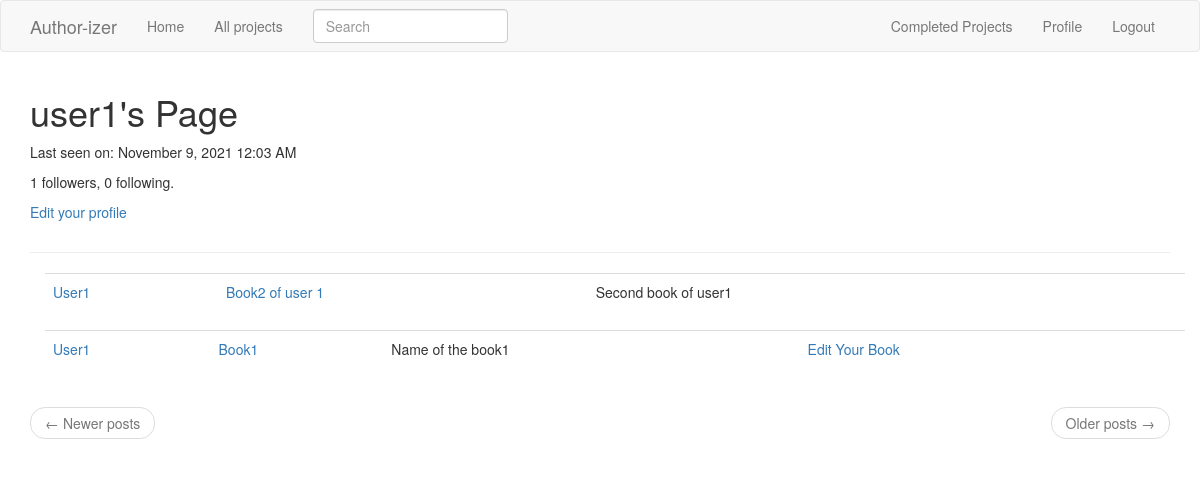
The page /user/user1 (signed in) on the database as committed earlier.
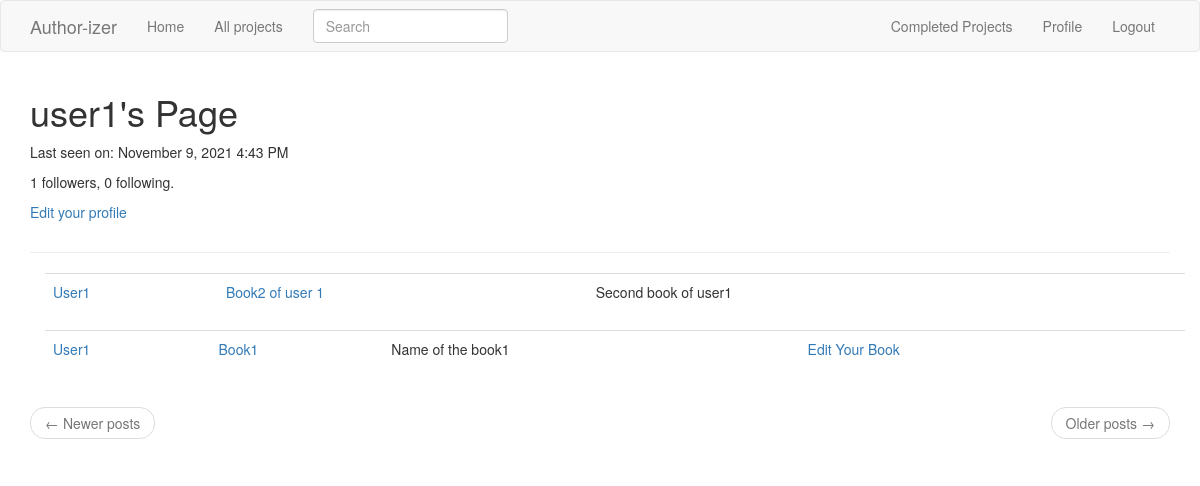
The same page on the database as committed later.
### app/models.py (models this page shows, shortened)
class User(UserMixin, db.Model):
    id = db.Column(db.Integer, primary_key=True )
    username = db.Column(db.String(64), index=True, unique=True)
    email = db.Column(db.String(120), index=True, unique=True)
    password_hash = db.Column(db.String(128))
    posts = db.relationship('Post', backref='author', lazy='dynamic')
    about_me = db.Column(db.String(140))
    last_seen = db.Column(db.DateTime, default=datetime.utcnow)
    followed = db.relationship(
        'User', secondary=followers,
        primaryjoin=(followers.c.follower_id == id),
        secondaryjoin=(followers.c.followed_id == id),
        backref=db.backref('followers', lazy='dynamic'), lazy='dynamic')

class SearchableMixin(object):
    @classmethod
    def before_commit(cls, session):
        session._changes = {
            'add': list(session.new),
            'update': list(session.dirty),
            'delete': list(session.deleted)
        }
    @classmethod
    def after_commit(cls, session):
        for obj in session._changes['add']:
            if isinstance(obj, SearchableMixin):
                add_to_index(obj.__tablename__, obj)
        for obj in session._changes['update']:
            if isinstance(obj, SearchableMixin):
                add_to_index(obj.__tablename__, obj)
        for obj in session._changes['delete']:
            if isinstance(obj, SearchableMixin):
                remove_from_index(obj.__tablename__, obj)
        session._changes = None

class Post(SearchableMixin, db.Model):
    __searchable__ = ['body']
    id = db.Column(db.Integer, primary_key=True)
    body = db.Column(db.Text)
    title= db.Column(db.String(140))
    subtitle=db.Column(db.String(200))
    timestamp = db.Column(db.DateTime, index=True, default=datetime.utcnow)
    user_id = db.Column(db.Integer, db.ForeignKey('user.id', ondelete="CASCADE"))
    contributes = db.relationship('Contribute', backref='contrib', lazy='dynamic')
    completed= db.Column(db.Boolean, default=False)

### app/routes.py (the view)
@app.route('/user/<username>')
@login_required
def user(username):
    user = User.query.filter_by(username=username).first_or_404()
    page = request.args.get('page', 1, type=int)
    posts = user.posts.order_by(Post.timestamp.desc()).paginate(
        page, app.config['POSTS_PER_PAGE'], False)
    next_url = url_for('user', username=user.username, page=posts.next_num) \
        if posts.has_next else None
    prev_url = url_for('user', username=user.username, page=posts.prev_num) \
        if posts.has_prev else None
    form = EmptyForm()
    return render_template('user.html', user=user, posts=posts.items,
                           next_url=next_url, prev_url=prev_url, form=form)

### app/forms.py
class SearchForm(FlaskForm):
    q = StringField(('Search'), validators=[DataRequired()])
    def __init__(self, *args, **kwargs):
        if 'formdata' not in kwargs:
            kwargs['formdata'] = request.args
        if 'csrf_enabled' not in kwargs:
            kwargs['csrf_enabled'] = False
        super(SearchForm, self).__init__(*args, **kwargs)

class EmptyForm(FlaskForm):
    submit = SubmitField('Submit')

### app/models.py (called while the page is built)
@login.user_loader
def load_user(id):
    return User.query.get(int(id))

### app/routes.py (called while the page is built)
@app.before_request
def before_request():
    if current_user.is_authenticated:
        current_user.last_seen = datetime.utcnow()
        db.session.commit()
        g.search_form = SearchForm()

### app/templates/user.html (shortened to what this page needs)
{% extends "base.html" %}
{% import 'bootstrap/wtf.html' as wtf %}
{% block app_content %}
<table class="container">
    <tr>
        <td>
            <h1>{{ user.username }}'s Page</h1>
            {% if user.last_seen %}
                    <p>Last seen on: {{ moment(user.last_seen).format('LLL') }}</p>
                    {% endif %}
            <p>{{ user.followers.count() }} followers, {{ user.followed.count() }} following.</p>
            {% if user == current_user %}
            <p><a href="{{ url_for('edit_profile') }}">Edit your profile</a></p>
            {% endif %}
        </td>
    </tr>
</table>
    <hr>
    {% for post in posts %}
    {% include '_post.html' %}
{% endfor %}
<nav aria-label="...">
    <ul class="pager">
        <li class="previous{% if not prev_url %} disabled{% endif %}">
            <a href="{{ prev_url or '#' }}">
                <span aria-hidden="true">&larr;</span> Newer posts
            </a>
        </li>
        <li class="next{% if not next_url %} disabled{% endif %}">
            <a href="{{ next_url or '#' }}">
                Older posts <span aria-hidden="true">&rarr;</span>
            </a>
        </li>
    </ul>
</nav>
{% endblock %}

### app/templates/base.html (shortened to what this page needs)
{% extends 'bootstrap/base.html' %}
{% import "bootstrap/wtf.html" as wtf %}
{% import "bootstrap/fixes.html" as fixes %}
{% block styles %}
{{super()}}
<link rel="stylesheet" href="https://cdnjs.cloudflare.com/ajax/libs/font-awesome/4.7.0/css/font-awesome.min.css">
{%endblock%}
{% block navbar %}
    <nav class="navbar navbar-default">
        <div class="container">
            <div class="navbar-header">
                <a class="navbar-brand" href="{{ url_for('index') }}">Author-izer</a>
            </div>
            <div class="collapse navbar-collapse" id="bs-example-navbar-collapse-1">
                <ul class="nav navbar-nav">
                    <li><a href="{{ url_for('index') }}">Home</a></li>
                    <li><a href="{{ url_for('explore') }}">All projects</a></li>
                </ul>
                {% if g.search_form %}
                <form class="navbar-form navbar-left" method="get" action="{{ url_for('search') }}">
                    <div class="form-group">
                        {{ g.search_form.q(size=20, class='form-control', placeholder=g.search_form.q.label.text) }}
                    </div>
                </form>
                {% endif %}
                <ul class="nav navbar-nav navbar-right">
                    <li><a href="{{ url_for('completed') }}">Completed Projects</a></li>
                    {% if current_user.is_anonymous %}
                    <li><a href="{{ url_for('login') }}">Login</a></li>
                    {% else %}
                    <li><a href="{{ url_for('user', username=current_user.username) }}">Profile</a></li>
                    <li><a href="{{ url_for('logout') }}">Logout</a></li>
                    {% endif %}
                </ul>
            </div>
        </div>
    </nav>
{% endblock %}
{% block content %}
    <div class="container">
        {% block app_content %}
        {% endblock %}
    </div>
{% endblock %}

### app/templates/_post.html (shortened to what this page needs)
<div class="container">
<table class="table table-hover ">
    <tr>
        <td >
            <a href="{{ url_for('user', username=post.author.username) }}">
                {{ post.author.username.capitalize() }}
            </a>
        </td>
        <td>
            <a href="{{ url_for('read_post', id=post.id) }}">
            {{ post.title.capitalize() }}
            </a>
        </td>
        <td>
            {{ post.subtitle.capitalize() }}
        </td>
        <td>
            {%if post.author.username != current_user.username and not post.completed%}
                <a href="{{ url_for('contribute', id=post.id)}}"> Contribute to the Book </a>
            {%elif not post.completed %}
                <a href="{{url_for('edit_post' , id=post.id)}}"> Edit Your Book</a>
            {%endif %}
        </td>
        <td>
        </td>
    </tr>
</table>
</div>

Rows that differ between the two databases and show on the page:
changed User "user1": last_seen "November 9, 2021 12:03 AM" → "November 9, 2021 4:43 PM"
